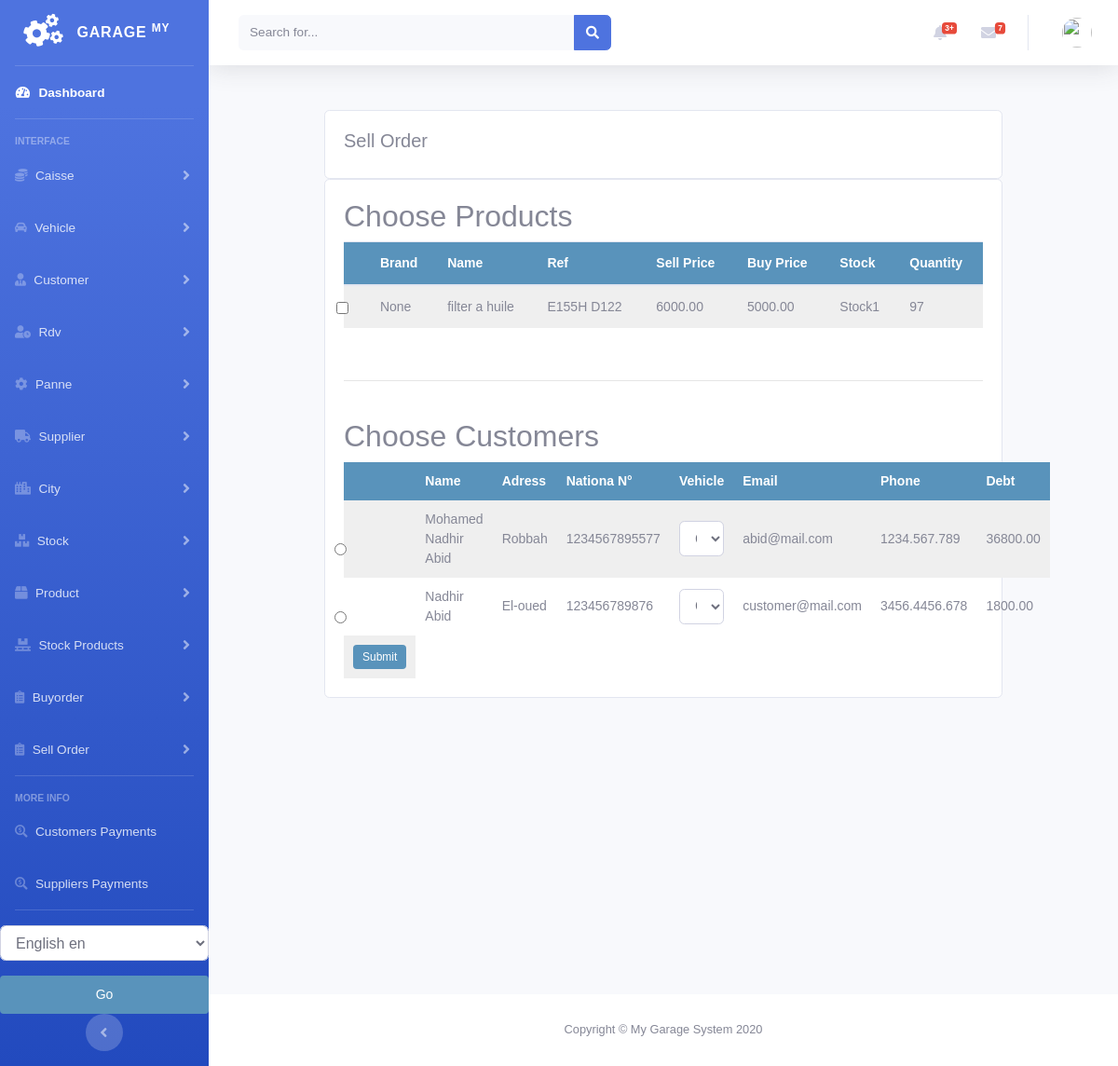
Before: /stock/order_stockproduct_list with the older database file.
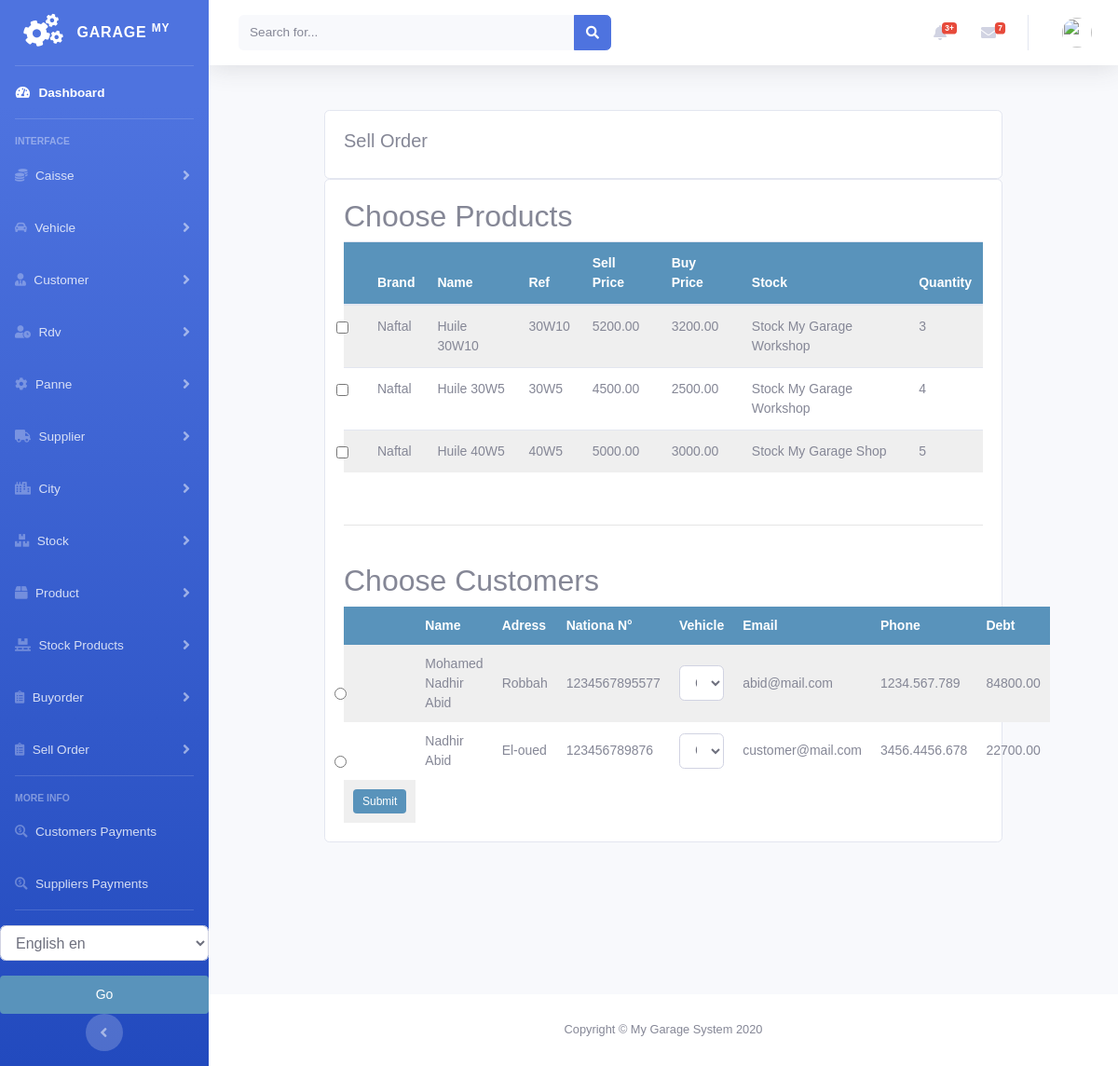
After: the same page with the newer database file.
### stock/models.py (models this page shows, shortened)
class StockProduct(models.Model):
    product = models.ForeignKey(Product, null=True, on_delete=models.CASCADE)
    quantity = models.PositiveIntegerField(default=1)
    stock = models.ForeignKey(Stock, null=True, on_delete=models.CASCADE)
    class Meta:
        ordering = ('product',)
        verbose_name = 'stockproduct'
        verbose_name_plural = 'stockproducts'

class Stock(models.Model):
    name = models.CharField(max_length=250, null=True)
    class Meta:
        ordering = ('name',)
        verbose_name = 'stock'
        verbose_name_plural = 'stocks'
    def __str__(self):
        return self.name

### product/models.py (models this page shows, shortened)
class Product(models.Model):
    brand = models.CharField(max_length=250, null=True)
    name = models.CharField(max_length=250, null=True)
    ref = models.CharField(max_length=250, null=True)
    desc = models.CharField(max_length=250, null=True)
    image = models.ImageField(upload_to='products/%Y/%m/%d', blank=True, )
    buyprice = models.DecimalField(max_digits=10, null=True, decimal_places=2, default=0)
    sellprice = models.DecimalField(max_digits=10, null=True, decimal_places=2, default=0)
    alert_quantity = models.PositiveIntegerField(default=1, blank=True, null=True)
    stock = models.ForeignKey('stock.Stock', blank=True, null=True, on_delete=models.CASCADE)
    class Meta:
        ordering = ('name',)
        verbose_name = 'product'
        verbose_name_plural = 'products'

### customer/models.py (models this page shows, shortened)
class Customer(models.Model):
    user = models.OneToOneField(User, null=True, on_delete=models.CASCADE)
    firstname = models.CharField(max_length=250, null=True)
    lastname = models.CharField(max_length=250, null=True)
    address = models.CharField(max_length=200, null=True)
    phone = models.CharField(max_length=200, null=True)
    national_number = models.CharField(max_length=200, null=True)
    email = models.EmailField(null=True)
    date_created = models.DateTimeField(auto_now_add=True, null=True)
    date_joined = models.DateField(null=True)
    debt = models.DecimalField(max_digits=10, decimal_places=2, null=True)
    def get_vehicles(self):
        return self.vehicles.all().filter(customer=self)

### stock/views.py (the view, shortened to what this page needs)
# urls.py: path('order_stockproduct_list', views.order_stockproduct_list, name='order_stockproduct_list'),
def order_stockproduct_list(request):
    stockproducts = StockProduct.objects.all()
    customers = Customer.objects.all()
    context = {
        'customers': customers,
        'stockproducts': stockproducts,
    }
    return render(request, 'stockproduct/order_list_stockproduct.html', context)

### vehicule/models.py (called while the page is built)
    def __str__(self):
        return self.vehicle_name + " - " + self.vehicle_mat

### stock/templates/stockproduct/order_list_stockproduct.html (shortened to what the changed rows need)
{% extends 'home.html' %}
{% load static %}
{% block content %}
<br>
<div class="container">
    <div class="row">
        <div class="col-md">
            <div class="card card-body">
                <form action="" method="post">
                    <h2>Choose Products</h2>
                    <table id="table_id" class=" table display text-center">
                        <thead>
                        <tr>
                            <th></th>
                            <th>Brand</th>
                            <th>Name</th>
                            <th>Ref</th>
                            <th>Sell Price</th>
                            <th>Buy Price</th>
                            <th>Stock</th>
                            <th>Quantity</th>
                        </tr>
                        </thead>
                        <tbody>
                        {% for prod in stockproducts %}
                        <tr>
                            <td>
                                <input class="form-check-input" type="checkbox" value="{{prod.id}}" id="{{prod.id}}"
                                       name="products">
                            </td>
                            <td>
                                {{prod.product.brand}}
                            </td>
                            <td>
                                {{prod.product.name}}
                            </td>
                            <td>
                                {{prod.product.ref}}
                            </td>
                            <td>
                                {{prod.product.sellprice}}
                            </td>
                            <td>
                                {{prod.product.buyprice}}
                            </td>
                            <td>
                                {{prod.stock}}
                            </td>
                            <td>
                                {{prod.quantity}}
                            </td>
                        </tr>
                        {% endfor %}
                        </tbody>
                    </table>
                    <br>
                    <br>
                    <h2>Choose Customers</h2>
                    <table id="table_customer" class="display text-center">
                        <thead>
                        <tr>
                            <th></th>
                            <th>Name</th>
                            <th>Adress</th>
                            <th>Nationa N°</th>
                            <th>Vehicle</th>
                            <th>Email</th>
                            <th>Phone</th>
                            <th>Debt</th>
                        </tr>
                        </thead>
                        <tbody>
                        {% for customer in customers %}
                        <tr>
                            <td>
                                <input class="form-check-input" type="radio" value="{{customer.id}}"
                                       id="{{customer.id}}" name="customers">
                            </td>
                            <td>
                                {{customer.firstname}}
                                {{customer.lastname}}
                            </td>
                            <td>
                                {{customer.address}}
                            </td>
                            <td>
                                {{customer.national_number}}
                            </td>
                            <td>
                                <select  class="form-control" name="vehicle">
                                {% for vehicle in customer.get_vehicles%}
                                <option value="{{vehicle.id}}">{{vehicle}}</option>
                                {% empty %}
                                <option value="None">None</option>
                                {% endfor %}
                                    </select>
                            </td>
                            <td>
                                {{customer.email}}
                            </td>
                            <td>
                                {{customer.phone}}
                            </td>
                            <td>
                                {{customer.debt}}
                            </td>
                        </tr>
                        {% endfor %}
                        </tbody>
                    </table>
                </form>
            </div>
        </div>
    </div>
</div>
{% endblock %}
{% block jsscript %}
<link rel="stylesheet" href="https://ajax.googleapis.com/ajax/libs/jqueryui/1.12.1/themes/smoothness/jquery-ui.css">
<link rel="stylesheet" href="https://cdnjs.cloudflare.com/ajax/libs/chosen/1.8.7/chosen.min.css"/>
<link rel="stylesheet" type="text/css" href="https://cdn.datatables.net/1.10.22/css/jquery.dataTables.css">
{% endblock %}

Changed rows visible on the page:
added StockProduct: product.brand "Naftal", product.name "Huile 30W10", product.ref "30W10", product.sellprice "5200.00", product.buyprice "3200.00", stock "Stock My Garage Workshop", quantity "3"
added StockProduct: product.brand "Naftal", product.name "Huile 30W5", product.ref "30W5", product.sellprice "4500.00", product.buyprice "2500.00", stock "Stock My Garage Workshop", quantity "4"
changed StockProduct: product.brand "None" → "Naftal"; product.name "filter a huile" → "Huile 40W5"; product.ref "E155H D122" → "40W5"; product.sellprice "6000.00" → "5000.00"; product.buyprice "5000.00" → "3000.00"; stock "Stock1" → "Stock My Garage Shop"; quantity "97" → "5"
changed Customer "Mohamed Nadhir": debt "36800.00" → "84800.00"
changed Customer "Nadhir": debt "1800.00" → "22700.00"
